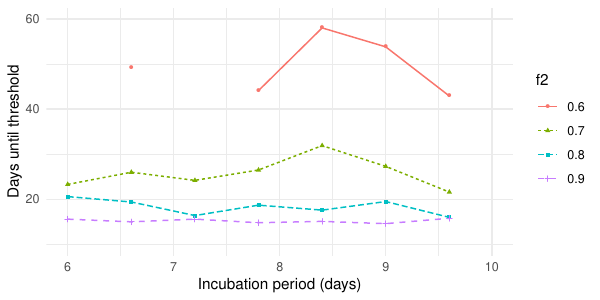

R code for this plot:

rm(list=ls())
library(deSolve)
library(tidyverse)
library(lubridate)
library(reshape2)
library(parallel)
library(nonpar)
source("sd_funcs.R") # Version has correct sd, quantiles etc.
set.seed(1211) #LTE

if ( file.exists('FigureS2.RData') ){load('FigureS2.RData')}else{
  vs = seq(1, 4, by=0.1)
  zz = list()
  yy = list()

  ncore= 4
  cl = makeCluster(ncore)
  for (ii in 1:length(vs)) {
    N = 5.1e6  #population of BC
    v = vs[ii]
    pars = list(N = N,
                D = 5,
                R0 = 2.57,
                k1 = 1/5 * 1/v,
                k2 = 1 * 1/v,
                q = 0.05,
                r = 1,
                ur = 0.4,
                f = 0.36)

    fsi = with(pars,
               r/(r+ur))
    nsi = 1 - fsi
    i0 = 470

    state = c(S = nsi*(N-i0),
              E1 = 0.4*nsi*i0,
              E2 = 0.1*nsi*i0,
              I = 0.5*nsi*i0,
              Q = 0,
              R = 0,
              Sd = fsi*(N-i0),
              E1d = 0.4*fsi*i0,
              E2d = 0.1*fsi*i0,
              Id = 0.5*fsi*i0,
              Qd = 0,
              Rd = 0)

    nReps = 50

    time_list = list()
    longtimes = seq(from = -20,
                    to = 100,
                    by = 0.1) # how long to simulate for


    # general function for social distancing timing
    timing = function( t, f1, f2, tstar ){
      ifelse( t<tstar, f1, f2)
    }


    # Begin on April 10th
    start_date = dmy("10-04-2020")

    # social distancing relaxed starting May 17th
    relax_date = dmy("17-05-2020")

    # number of days between social distancing implemented and relaxed
    t_relax = as.numeric(relax_date)-as.numeric(start_date)


    # No relaxation of distancing : f stays constant at 0.36
    time_list[[1]] = function(t, pars) {timing(t, pars$f, pars$f, t_relax)} # always 0.36

    # Weak relaxation : f -> 0.5 at relax_date
    time_list[[2]] = function(t, pars) {timing(t, pars$f, 0.6, t_relax)}

    # Medium relaxation : f -> 0.65 at relax_date
    time_list[[3]] = function(t, pars) {timing(t, pars$f, 0.7, t_relax)}

    # Strong relaxation : f => 0.9 at relax_date
    time_list[[4]] = function(t, pars) {timing(t, pars$f, 0.8, t_relax)}

    # Strong relaxation : f => 0.9 at relax_date
    time_list[[5]] = function(t, pars) {timing(t, pars$f, 0.9, t_relax)}

    clusterExport(cl, varlist=ls())
    tt2 = parLapply(cl, X=time_list, function(x) multisolve(params=pars,
                                                            state,
                                                            longtimes,
                                                            nReps = nReps,
                                                            timefunc=x))




    names(tt2) = c(0.36, 0.6, 0.7, 0.8, 0.9)

    yy[[ii]] = firstdiverge2(tt2, increasing=T, cc =  10)
  }

  stopCluster(cl)

  save.image(file='FigureS2.RData')
}
vs = vs * 6
dd = matrix(NA, nrow=length(vs), ncol=4)
for (i in 1:length(yy)){
  dd[i,] = (yy[[i]]$results$time-t_relax)
}

ys = data.frame(matrix(dd, ncol=1)) %>%
  mutate(f = c(rep("0.6", length(vs)), rep("0.7", length(vs)), rep("0.8", length(vs)),  rep("0.9", length(vs)))) %>%
  mutate(v = rep(vs, 4))
colnames(ys) = c("days", "f2", "v")

vplot = ggplot(data = ys)+
  geom_line(aes(x=v, y=days, colour=f2, linetype = f2), size=0.5)+
geom_point(aes(x=v, y=days, colour=f2, shape = f2), size=1)+

    ylim(c(0,40))

vplot + scale_x_continuous(limits=c(6,10)) + scale_y_continuous(limits=c(10, 60)) + theme_minimal() + ylab('Days until threshold') + xlab('Incubation period (days)')

p = last_plot()
p
ggsave('FigureS2.pdf', width=6, height=3, units = 'in', dpi = 900)
